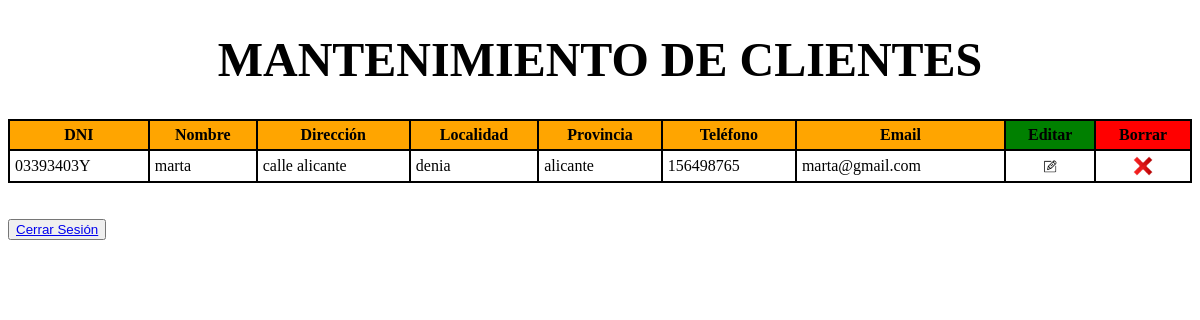
The page /indexUser.php (signed in) on the database its author committed.
### tables this page shows
CREATE TABLE `clientes` (
  `dni` varchar(9) NOT NULL,
  `nombre` varchar(30) NOT NULL,
  `direccion` varchar(50) NOT NULL,
  `localidad` varchar(30) NOT NULL,
  `provincia` varchar(30) NOT NULL,
  `telefono` varchar(9) NOT NULL,
  `email` varchar(30) NOT NULL,
  `rol` varchar(30) NOT NULL,
  `contrasena` varchar(30) NOT NULL
);

### conectar_db.php (called while the page is built, shortened)
<?php
    class cliente {
        public function __construct($dni, $nombre, $direccion, $localidad, $provincia, $telefono, $email, $rol, $contrasena) {
            $this->dni = $dni;
            $this->nombre = $nombre;
            $this->direccion = $direccion;
            $this->localidad = $localidad;
            $this->provincia = $provincia;
            $this->telefono = $telefono;
            $this->email = $email;
        }
    }
    class Conexion {
        private $host = "localhost";
        private $baseDatos = "clientesdb2";
        private $usuario = "root";
        private $password = "";
        public function conectar_db() {
            $dsn = "mysql:host=$this->host;dbname=$this->baseDatos";
            $opciones = [
                PDO::ATTR_ERRMODE => PDO::ERRMODE_EXCEPTION,
                PDO::ATTR_DEFAULT_FETCH_MODE => PDO::FETCH_ASSOC,
                PDO::ATTR_EMULATE_PREPARES => false,
            ];
            try {
                $con = new PDO($dsn, $this->usuario, $this->password, $opciones);
                return $con;
            } catch(PDOException $e) {
                echo 'Error: '.$e->getMessage();
            }
        }
        public function buscarCliente($dni) {
            $con = $this->conectar_db();
            try {
                $stmt = $con->prepare('SELECT * FROM clientes WHERE dni = :dni');
                $stmt->bindParam(':dni', $dni, PDO::PARAM_STR);
                $stmt->execute();
                $res = $stmt->fetch(PDO::FETCH_OBJ);
                if($res) {
                    $cliente = new Cliente(
                        $res->dni,
                        $res->nombre,
                        $res->direccion,
                        $res->localidad,
                        $res->provincia,
                        $res->telefono,
                        $res->email,
                        $res->rol,
                        $res->contrasena
                    );
                    return $cliente;
                } else {
                    return null;
                }
            } catch(PDOException $e) {
                echo 'Error al buscar el cliente: ' . $e->getMessage();
            }
        }
    }
?>

### indexUser.php (the view, shortened to what this page needs)
<?php
include("conectar_db.php");
$dni = isset($_SESSION['dni']) ? $_SESSION['dni'] : null;
?>
<!DOCTYPE html>
<html lang="es">
<head>
    <link rel="stylesheet" href="css/styles.css">
</head>
<body>
    <h1>Mantenimiento de clientes</h1>
    <table>
        <tr id="campos">
            <th>DNI</th>
            <th>Nombre</th>
            <th>Dirección</th>
            <th>Localidad</th>
            <th>Provincia</th>
            <th>Teléfono</th>
            <th>Email</th>
            <th id="editar">Editar</th>
            <th id="borrar">Borrar</th>
        </tr>
        <?php
            $con = new Conexion();
            $buscarClientes = $con->buscarCliente($dni);
            if($buscarClientes) {
                echo "<tr>";
                echo "<td>{$buscarClientes->dni}</td>";
                echo "<td>{$buscarClientes->nombre}</td>";
                echo "<td>{$buscarClientes->direccion}</td>";
                echo "<td>{$buscarClientes->localidad}</td>";
                echo "<td>{$buscarClientes->provincia}</td>";
                echo "<td>{$buscarClientes->telefono}</td>";
                echo "<td>{$buscarClientes->email}</td>";
                echo "<td><a href='editarcliente.php?dni={$buscarClientes->dni}'><img src='./img/editar.png' alt='Editar'></a></td>";
                echo "<td><a href='borrarcliente.php?dni={$buscarClientes->dni}'><img src='./img/borrar.jpg' alt='Borrar'></a></td>";
                echo "</tr>";
            }
        ?>
    </table>
    <br><br>
    <button><a href="cerrarsesion.php">Cerrar Sesión</a></button>
</body>
</html>

### css/styles.css (style rules this page uses)
h1 { font-size: 3em; text-transform: uppercase; font-weight: 700; text-align: center; }
table { width: 100%; border-collapse: collapse; }
tr, th, td { border: 2px solid black; padding: 5px; }
#campos { background-color: orange; font-weight: 700; }
#editar { background-color: green; }
#borrar { background-color: red; }
img { width: 20px; height: 20px; display: block; margin: auto; }

### rows shown on the page
clientes: dni "03393403Y", nombre "marta", direccion "calle alicante", localidad "denia", provincia "alicante", telefono "156498765", email "marta@gmail.com"
